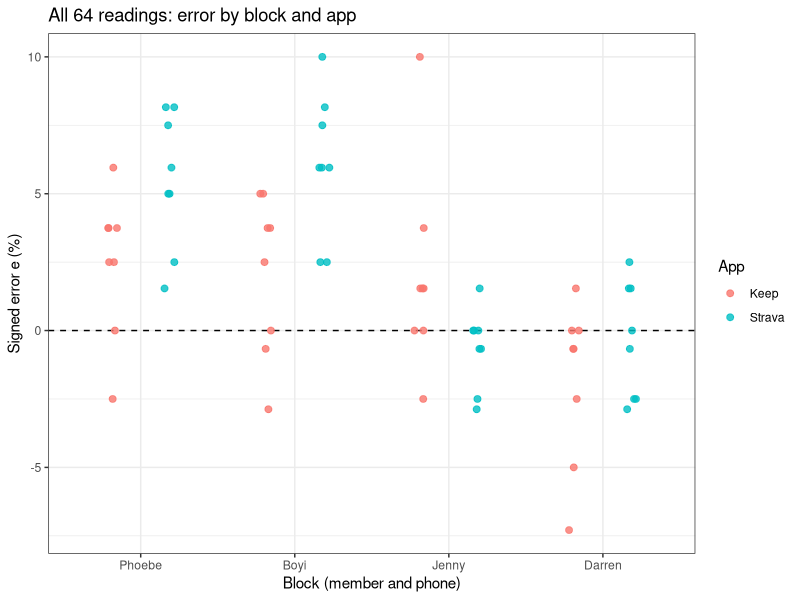

Write the R code that produced this figure.
# 02_analysis.R
# Signed percentage error: does each app over- or under-record, and which
# factors and interactions matter? (proposal v2, aims 1 and 2)
#
# Input : data/processed/gps_runs.csv  (made by code/00_clean_data.R)
# Output: tables in results/, plots in figures/
# Run from the repository root:  Rscript code/02_analysis.R

suppressPackageStartupMessages({
  library(lme4)
  library(lmerTest)   # F tests with Satterthwaite df
  library(emmeans)    # estimated marginal means with 95% CIs
  library(ggplot2)
})

dir.create("results", showWarnings = FALSE)
dir.create("figures", showWarnings = FALSE)

# ---- 1. Data ---------------------------------------------------------------

dat <- read.csv("data/processed/gps_runs.csv")

# Treat every design variable as a factor (lane 1/8 is a category, not a number)
dat$block     <- factor(dat$block, levels = c("Phoebe", "Boyi", "Jenny", "Darren"))
dat$app       <- factor(dat$app, levels = c("Keep", "Strava"))
dat$lane      <- factor(dat$lane)
dat$placement <- factor(dat$placement, levels = c("hand", "pocket"))
dat$pace      <- factor(dat$pace, levels = c("walk", "jog"))
dat$lap_id    <- factor(dat$lap_id)

# Sum-to-zero (effect) coding, so each factorial effect is a deviation
# from the overall mean and the ANOVA tests match the usual 2^k effects
options(contrasts = c("contr.sum", "contr.poly"))

# ---- 2. Descriptive summaries ----------------------------------------------

# n, mean and SD of the signed error, and MAPE = mean of |e|, for each group
summarise_e <- function(formula) {
  out <- aggregate(formula, data = dat, FUN = function(e)
    round(c(n = length(e), mean = mean(e), sd = sd(e), mape = mean(abs(e))), 2))
  out <- do.call(data.frame, out)   # turn the matrix column into ordinary columns
  names(out) <- sub("error_pct.", "", names(out), fixed = TRUE)
  out
}

by_app   <- summarise_e(error_pct ~ app)
by_block <- summarise_e(error_pct ~ block + app)
by_cell  <- summarise_e(error_pct ~ app + lane + placement + pace)
print(by_app)
print(by_block)

write.csv(by_app,   "results/summary_by_app.csv",       row.names = FALSE)
write.csv(by_block, "results/summary_by_block_app.csv", row.names = FALSE)
write.csv(by_cell,  "results/summary_by_treatment.csv", row.names = FALSE)

# Raw data plot: every reading, by block and app
p_raw <- ggplot(dat, aes(x = block, y = error_pct, colour = app)) +
  geom_hline(yintercept = 0, linetype = "dashed") +
  geom_point(position = position_jitterdodge(jitter.width = 0.15,
                                             jitter.height = 0, seed = 1),
             size = 2, alpha = 0.8) +
  labs(x = "Block (member and phone)", y = "Signed error e (%)", colour = "App",
       title = "All 64 readings: error by block and app") +
  theme_bw()
ggsave("figures/01_raw_error_by_block.png", p_raw, width = 6, height = 4, dpi = 200)
